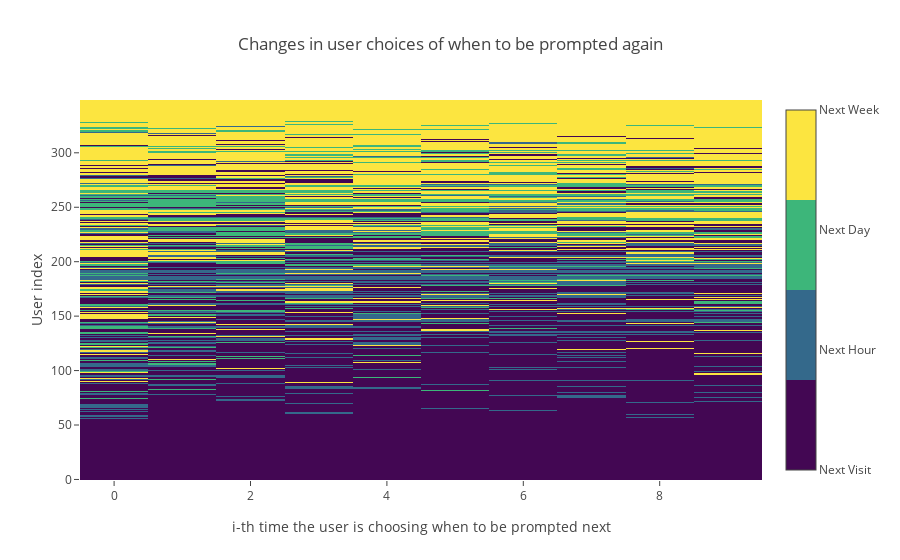

The code cell stored with this chart in its notebook:
### Code cell
plot_heatmap_asknext_time_by_installs(10)

### Figure 1 — Plotly figure (JSON) as saved in the notebook; plotly's stock layout.template omitted (floating-point values rounded to 4 significant figures; data arrays with more than 128 entries replaced by an {"elided": "..."} marker saying what was removed)
{"data": [{"colorbar": {"tickmode": "array", "ticktext": ["Next Visit", "Next Hour", "Next Day", "Next Week"], "tickvals": [0, 1, 2, 3]}, "colorscale": [[0, "rgb(67, 7, 83)"], [0.25, "rgb(67, 7, 83)"], [0.25, "rgb(52, 105, 139)"], [0.5, "rgb(52, 105, 139)"], [0.5, "rgb(61, 182, 122)"], [0.75, "rgb(61, 182, 122)"], [0.75, "rgb(252, 229, 64)"], [1, "rgb(252, 229, 64)"]], "showscale": true, "type": "heatmap", "uid": "9948c35f-47f7-43e8-ae65-7623ca7ca9f4", "z": {"elided": "349x10 int values"}}], "layout": {"title": {"text": "Changes in user choices of when to be prompted again"}, "xaxis": {"title": {"text": "i-th time the user is choosing when to be prompted next"}}, "yaxis": {"title": {"text": "User index"}}}}
